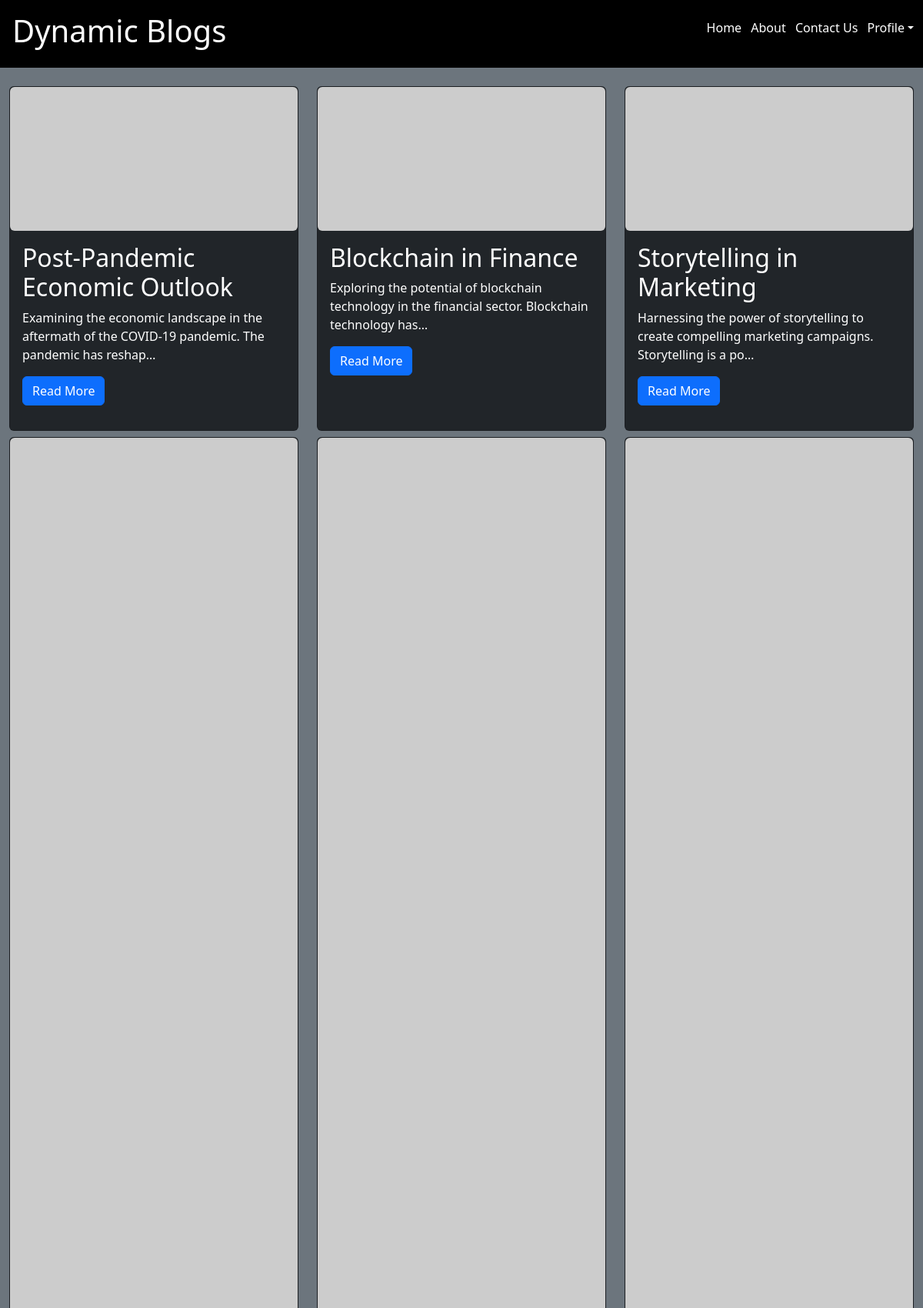
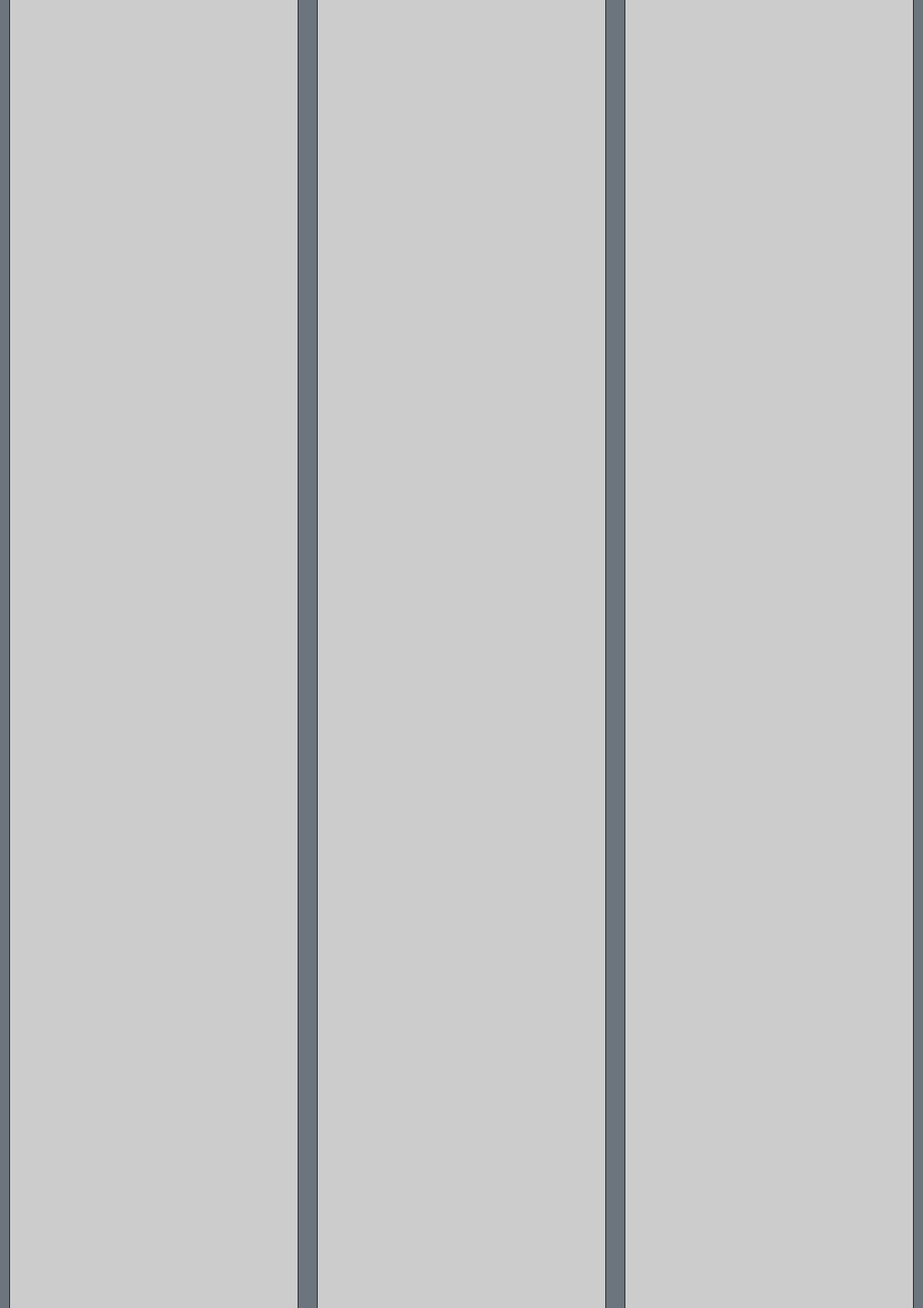
The page /home/?page=2 (signed in, upper part) on the database its author committed (2 pictures, top to bottom).
### MyBlog/models.py (models this page shows, shortened)
class Post(models.Model):
    title = models.CharField(max_length=50)
    content = models.TextField()
    img = models.URLField(null = True)
    created_at = models.DateTimeField(auto_now_add = True)
    slug = models.SlugField(unique=True)

### MyBlog/views.py (the view)
# urls.py: path('home/',views.index,name='index'),
def index(request):
    if not request.user.is_authenticated:
        return redirect('login')
    else:
        posts = Post.objects.all()
        paginator = Paginator(posts,6)
        page_no = request.GET.get('page')
        page = paginator.get_page(page_no)
        return render(request,'index.html',{'page':page})

### templates/index.html (shortened to what this page needs)
{% extends "base.html" %}
{% block content %}
<body class="bg-secondary" style="padding-bottom: 50px;">
  <div class="container-fluid">
    <div class="row">
      {% if page %}
      {% for post in page %}
      <div class="col-12 col-md-6 col-lg-4 mt-2 mb-6">
        <div class="card pb-3 bg-dark text-white h-100">
          <img class="img-fluid rounded" src="{{post.img}}" alt="image" />
          <div class="card-body">
            <h2>{{post.title}}</h2>
            <p>{{post.content | truncatechars:100}}</p>
            <a href="{% url 'detail' slug=post.slug %}" class="btn btn-primary" ">Read More</a>
          </div>
        </div>
      </div>
      {% endfor %}
      {% else %}
      <p>No Posts Are Available</p>
      {% endif %}
    </div>
  </div>
</body>
{% endblock content %}

### rows shown on the page
Post: title "Post-Pandemic Economic Outlook", content "Examining the economic landscape in the aftermath of the COVID-19 pandemic. The pandemic has reshap…"
Post: title "Blockchain in Finance", content "Exploring the potential of blockchain technology in the financial sector. Blockchain technology has…"
Post: title "Storytelling in Marketing", content "Harnessing the power of storytelling to create compelling marketing campaigns. Storytelling is a po…"
